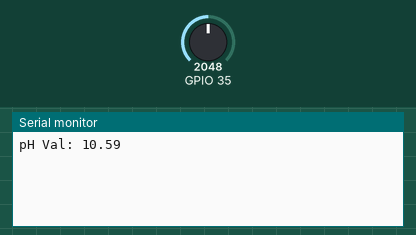
Bench run of a sketch on a simulated ESP32. Parts: the last lines printed to the serial monitor. The test bench sets the inputs (shaded band); at power-on: GPIO 35 = 2048.

Above: at 1.2 s.
1.3 s: GPIO 35 set to 2866
At 2.5 s:
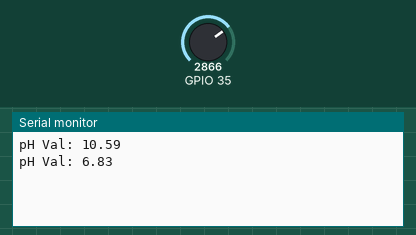
2.8 s: GPIO 35 set to 3603
At 4.0 s:
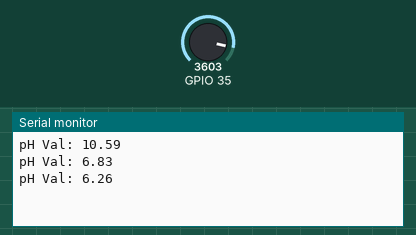
Timing chart, 0 to 5.8 s (numbered marks = the images above; inputs shaded):
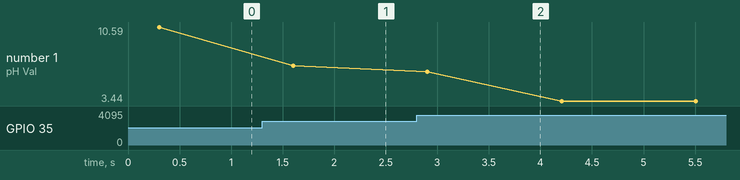

Measured:
- after the input at 1.3 s, the serial monitor: prints a new line after 0.30 s (image 1)
- after the input at 2.8 s, the serial monitor: prints a new line after 0.10 s (image 2)
- plotted number 1: 10.59 → 6.83 after the input at 1.3 s, 6.83 → 3.44 after the input at 2.8 s

The sketch:

pH_Sensor_with_ESP32.ino
```cpp
float calibration_value = 21.34-1.35; // Usually 21.34, Calibrate as per the requirement
int phval = 0;
unsigned long int avgval;
int buffer_arr[10],temp;

void setup()
{
  Wire.begin();
  Serial.begin(115200);
}


void loop()
{
  for(int i=0;i<10;i++)
  {
    buffer_arr[i]=analogRead(35); // Using GPIO35
    delay(30);
    }
  for(int i=0;i<9;i++)
  {
    for(int j=i+1;j<10;j++)
    {
      if(buffer_arr[i]>buffer_arr[j])
      {
        temp=buffer_arr[i];
        buffer_arr[i]=buffer_arr[j];
        buffer_arr[j]=temp;
      }
    }
  }
  avgval=0;
  for(int i=2;i<8;i++)
  avgval+=buffer_arr[i];
  float volt=(float)avgval*3.3/4096.0/6;
  float ph_act = -5.70 * volt + calibration_value;

  Serial.print("pH Val: ");
  Serial.println(ph_act);
  delay(1000);
}
```
